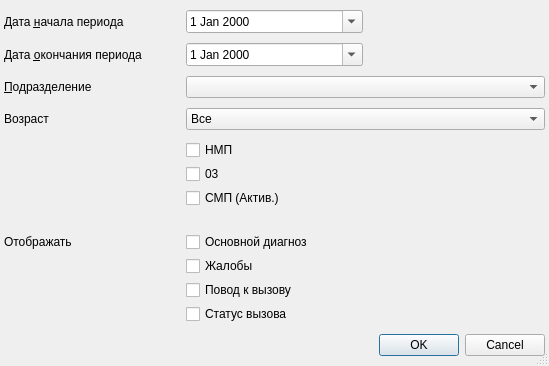
<?xml version="1.0" encoding="UTF-8"?>
<ui version="4.0">
 <class>ReportSMPDockList</class>
 <widget class="QDialog" name="ReportSMPDockList">
  <property name="windowModality">
   <enum>Qt::ApplicationModal</enum>
  </property>
  <property name="geometry">
   <rect>
    <x>0</x>
    <y>0</y>
    <width>549</width>
    <height>366</height>
   </rect>
  </property>
  <property name="sizePolicy">
   <sizepolicy hsizetype="Preferred" vsizetype="Preferred">
    <horstretch>0</horstretch>
    <verstretch>0</verstretch>
   </sizepolicy>
  </property>
  <property name="windowTitle">
   <string>Отчёт о количестве вызовов СМП/НМП</string>
  </property>
  <property name="sizeGripEnabled">
   <bool>true</bool>
  </property>
  <layout class="QGridLayout">
   <property name="margin">
    <number>4</number>
   </property>
   <property name="spacing">
    <number>4</number>
   </property>
   <item row="1" column="1">
    <widget class="CDateEdit" name="edtEndDate">
     <property name="calendarPopup">
      <bool>true</bool>
     </property>
    </widget>
   </item>
   <item row="0" column="1">
    <widget class="CDateEdit" name="edtBegDate">
     <property name="calendarPopup">
      <bool>true</bool>
     </property>
    </widget>
   </item>
   <item row="15" column="0" colspan="3">
    <widget class="QDialogButtonBox" name="buttonBox">
     <property name="orientation">
      <enum>Qt::Horizontal</enum>
     </property>
     <property name="standardButtons">
      <set>QDialogButtonBox::Cancel|QDialogButtonBox::Ok</set>
     </property>
    </widget>
   </item>
   <item row="0" column="0">
    <widget class="QLabel" name="lblBegDate">
     <property name="text">
      <string>Дата &amp;начала периода</string>
     </property>
     <property name="buddy">
      <cstring>edtBegDate</cstring>
     </property>
    </widget>
   </item>
   <item row="1" column="0">
    <widget class="QLabel" name="lblEndDate">
     <property name="text">
      <string>Дата &amp;окончания периода</string>
     </property>
     <property name="buddy">
      <cstring>edtEndDate</cstring>
     </property>
    </widget>
   </item>
   <item row="4" column="0">
    <widget class="QLabel" name="lblOrgStructure">
     <property name="text">
      <string>&amp;Подразделение</string>
     </property>
     <property name="buddy">
      <cstring>cmbOrgStructure</cstring>
     </property>
    </widget>
   </item>
   <item row="4" column="1" colspan="2">
    <widget class="COrgStructureComboBox" name="cmbOrgStructure">
     <property name="sizePolicy">
      <sizepolicy hsizetype="Preferred" vsizetype="Fixed">
       <horstretch>0</horstretch>
       <verstretch>0</verstretch>
      </sizepolicy>
     </property>
    </widget>
   </item>
   <item row="6" column="0" colspan="2">
    <layout class="QGridLayout" name="gridLayout_2">
     <item row="1" column="1">
      <widget class="QCheckBox" name="chb03">
       <property name="text">
        <string>03</string>
       </property>
      </widget>
     </item>
     <item row="2" column="1">
      <widget class="QCheckBox" name="chbDoctorCome">
       <property name="text">
        <string>СМП (Актив.)</string>
       </property>
      </widget>
     </item>
     <item row="0" column="1">
      <widget class="QCheckBox" name="chbNMP">
       <property name="text">
        <string>НМП</string>
       </property>
      </widget>
     </item>
     <item row="7" column="1">
      <widget class="QCheckBox" name="chbShowEventName">
       <property name="text">
        <string>Статус вызова</string>
       </property>
      </widget>
     </item>
     <item row="6" column="1">
      <widget class="QCheckBox" name="chbShowCallOccasion">
       <property name="text">
        <string>Повод к вызову</string>
       </property>
      </widget>
     </item>
     <item row="4" column="0">
      <widget class="QLabel" name="lblShow">
       <property name="text">
        <string>Отображать</string>
       </property>
      </widget>
     </item>
     <item row="4" column="1">
      <widget class="QCheckBox" name="chbShowDiseaseBasic">
       <property name="text">
        <string>Основной диагноз</string>
       </property>
      </widget>
     </item>
     <item row="5" column="1">
      <widget class="QCheckBox" name="chbShowComplaints">
       <property name="text">
        <string>Жалобы</string>
       </property>
      </widget>
     </item>
     <item row="3" column="1">
      <spacer name="verticalSpacer">
       <property name="orientation">
        <enum>Qt::Vertical</enum>
       </property>
       <property name="sizeType">
        <enum>QSizePolicy::Fixed</enum>
       </property>
       <property name="sizeHint" stdset="0">
        <size>
         <width>10</width>
         <height>20</height>
        </size>
       </property>
      </spacer>
     </item>
    </layout>
   </item>
   <item row="5" column="0">
    <widget class="QLabel" name="lblAge">
     <property name="text">
      <string>Возраст</string>
     </property>
    </widget>
   </item>
   <item row="5" column="1" colspan="2">
    <widget class="QComboBox" name="cmbAgeGroup">
     <item>
      <property name="text">
       <string>Все</string>
      </property>
     </item>
     <item>
      <property name="text">
       <string>Дети (0-17)</string>
      </property>
     </item>
     <item>
      <property name="text">
       <string>Взрослые (18 и старше)</string>
      </property>
     </item>
    </widget>
   </item>
  </layout>
 </widget>
 <customwidgets>
  <customwidget>
   <class>COrgStructureComboBox</class>
   <extends>QComboBox</extends>
   <header>Orgs/OrgStructComboBoxes.h</header>
  </customwidget>
  <customwidget>
   <class>CDateEdit</class>
   <extends>QDateEdit</extends>
   <header>library/DateEdit</header>
  </customwidget>
 </customwidgets>
 <tabstops>
  <tabstop>edtBegDate</tabstop>
  <tabstop>edtEndDate</tabstop>
  <tabstop>buttonBox</tabstop>
 </tabstops>
 <resources/>
 <connections>
  <connection>
   <sender>buttonBox</sender>
   <signal>accepted()</signal>
   <receiver>ReportSMPDockList</receiver>
   <slot>accept()</slot>
   <hints>
    <hint type="sourcelabel">
     <x>116</x>
     <y>416</y>
    </hint>
    <hint type="destinationlabel">
     <x>102</x>
     <y>90</y>
    </hint>
   </hints>
  </connection>
  <connection>
   <sender>buttonBox</sender>
   <signal>rejected()</signal>
   <receiver>ReportSMPDockList</receiver>
   <slot>reject()</slot>
   <hints>
    <hint type="sourcelabel">
     <x>229</x>
     <y>416</y>
    </hint>
    <hint type="destinationlabel">
     <x>236</x>
     <y>76</y>
    </hint>
   </hints>
  </connection>
 </connections>
</ui>
